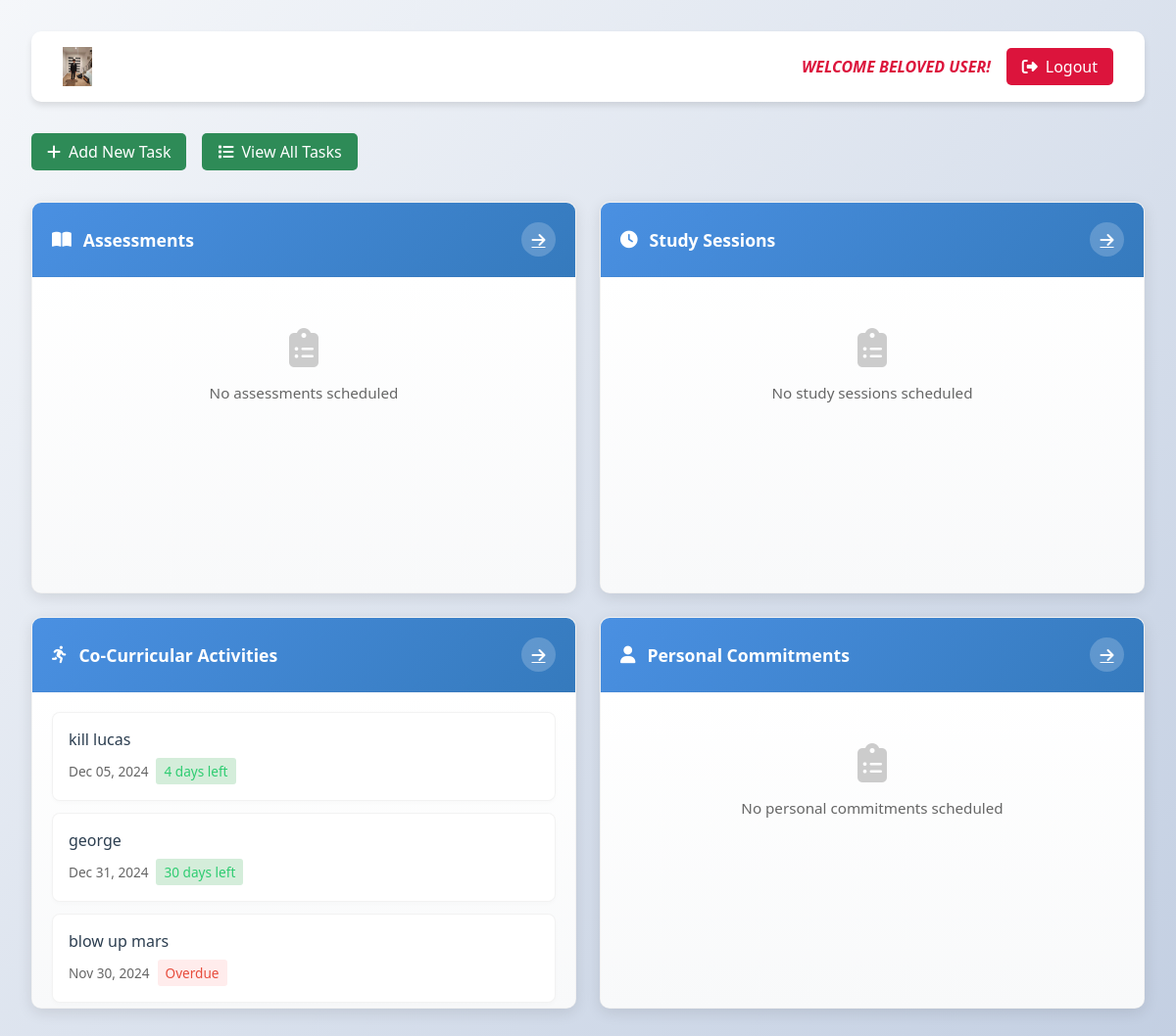
The page /dashboard (signed in) on the database as committed earlier.
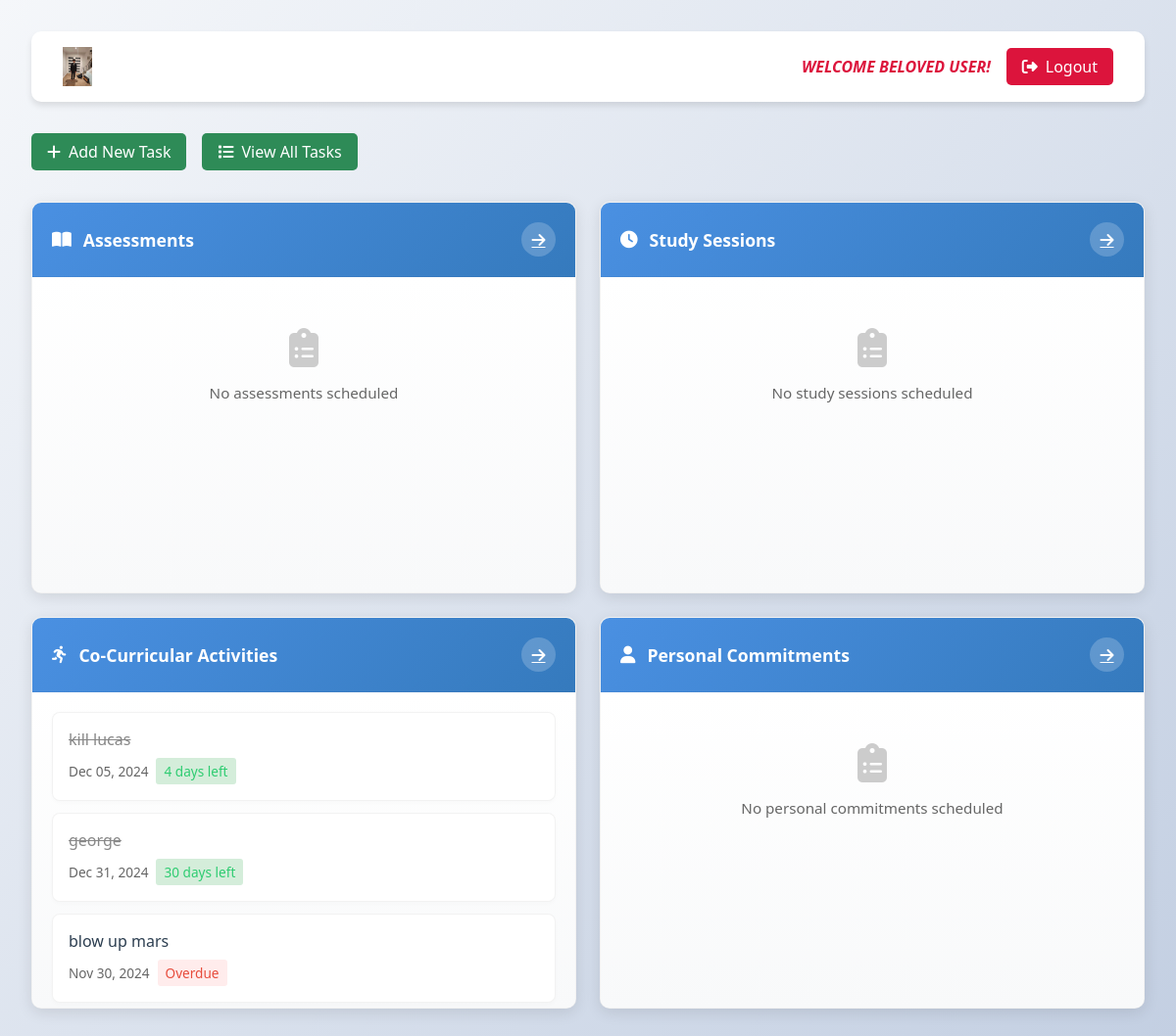
The same page on the database as committed later.
### flask_app/setup_db.py (models this page shows)
class ToDo(Base):
    __tablename__ = 'todo'
    id = Column(Integer, primary_key=True)
    task = Column(String, nullable=False)
    category = Column(String, nullable=False)
    completed = Column(Boolean, default=False)
    due_date = Column(DateTime, nullable=True)
    user_id = Column(Integer, ForeignKey('users.id'), nullable=False)
    user = relationship('User', back_populates='todos')

### flask_app/app.py (the view)
@app.route('/dashboard')
def dashboard():
    if "user_id" not in session:
        flash("Please log in to access the dashboard.", "warning")
        return redirect('/login')
    user_id = session["user_id"]
    todos = db_session.query(ToDo).filter_by(user_id=user_id).all()
    return render_template('dashboard.html', todos=todos, calculate_days=calculate_days_remaining)

### flask_app/app.py (called while the page is built)
def calculate_days_remaining(due_date):
    if not due_date:
        return None
    today = date.today()
    days = (due_date.date() - today).days
    if days < 0:
        return "Overdue"
    elif days == 0:
        return "Due today"
    else:
        return f"{days} days left"

### flask_app/templates/dashboard.html (shortened to what the changed rows need)
<!DOCTYPE html>
<html lang="en">
<head>
    <link rel="stylesheet" href="https://cdnjs.cloudflare.com/ajax/libs/font-awesome/6.4.0/css/all.min.css">
</head>
<body>
    <div class="dashboard">
        <div class="grid-container">
            <div class="card">
                <div class="card-body">
                    <div class="task-list">
                        {% set cocurricular_todos = todos|selectattr('category', 'equalto', 'Co-Curricular')|list %}
                        {% if cocurricular_todos %}
                            {% for todo in cocurricular_todos %}
                                <div class="task-item">
                                    <div>
                                        <div class="task-title {% if todo.completed %}completed{% endif %}">
                                            {{ todo.task }}
                                        </div>
                                        {% if todo.due_date %}
                                            <div class="task-date">
                                                {{ todo.due_date.strftime('%b %d, %Y') }}
                                                {% set days = calculate_days(todo.due_date) %}
                                                {% if days %}
                                                    <span class="status {% if days == 'Overdue' %}status-overdue{% elif days == 'Due today' %}status-today{% else %}status-upcoming{% endif %}">
                                                        {{ days }}
                                                    </span>
                                                {% endif %}
                                            </div>
                                        {% endif %}
                                    </div>
                                </div>
                            {% endfor %}
                        {% else %}
                            <div class="empty-state">
                                <i class="fas fa-clipboard-list"></i>
                                <p>No co-curricular activities scheduled</p>
                            </div>
                        {% endif %}
                    </div>
                </div>
            </div>
        </div>
    </div>
</body>
</html>

Rows that differ between the two databases and show on the page:
changed ToDo "kill lucas": completed False → True (drawn)
changed ToDo "george": completed False → True (drawn)
